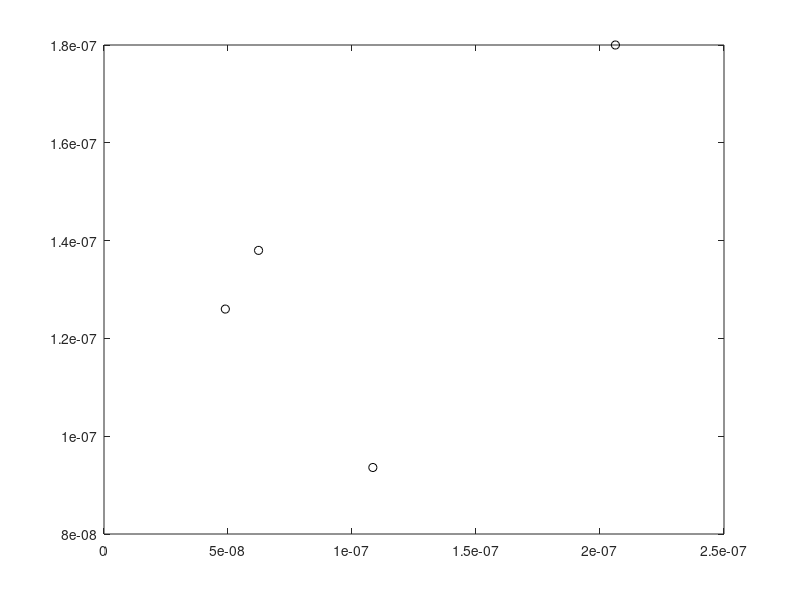

Recreate this plot in MATLAB.
%%%%%%%%%%%%%%%%%%%%%%%%%%%%%%%%%%%%%%%%%%%%%%%%%%%%%%%%%%%%%%%%%%%%%%%%%%%
%               Program to perform linear regression
%                      on adsorption rates
%%%%%%%%%%%%%%%%%%%%%%%%%%%%%%%%%%%%%%%%%%%%%%%%%%%%%%%%%%%%%%%%%%%%%%%%%%%
%Water viscocities (Pa*s)
eta25 = 0.89*(1e-3); 
eta37 = 0.69*(1e-3);

%Phage Diffusion (cm2/hr) T=25C (298K) -> 37C (310K)
DT2 = 2.8*(1e-8)*3600; DT2 = DT2*(310/298)*(eta25/eta37);  %(Zemb)
DLam = 6.2*(1e-8)*3600; DLam = DLam*(310/298)*(eta25/eta37); %(Moldovan)
DT4 = 3.6*(1e-8)*3600;  DT4 = DT4*(310/298)*(eta25/eta37); %(Barr)
DT3 = 1.19*(1e-7)*3600; DT3 = DT3*(310/298)*(eta25/eta37); %(Polson)

D = [DT2 DLam DT4 DT3];

%Adsorption rates (mL/hr)
kT2 = 1.26*(1e-7); %(Puck)
kLam = 9.36*(1e-8); %(Moldovan)
kT4 = 1.38*(1e-7); %(Barr)
kT3 = 1.8*(1e-7); %(Puck)

krates = [kT2 kLam kT4 kT3];

%Bacteria Param's (cm)
Rb = 0.5*(1e-4); %Radius

%Phage hydro radius's (cm)
kbT = 1.38*(1e-23)*298*(3600^2)*(1e4);
eta = eta25*(3600)/(1e2);
Rp = kbT./(6*pi*eta*D);

%Phage tail length's (cm)
rho =[113 150 113 150]*(1e-7);

z = Rb + (Rp +rho);
kmax = 4*pi*D.*(z);
Ps = Rb./(Rb + z);
X = kmax.*Ps;

plot(X,krates,'ko')
